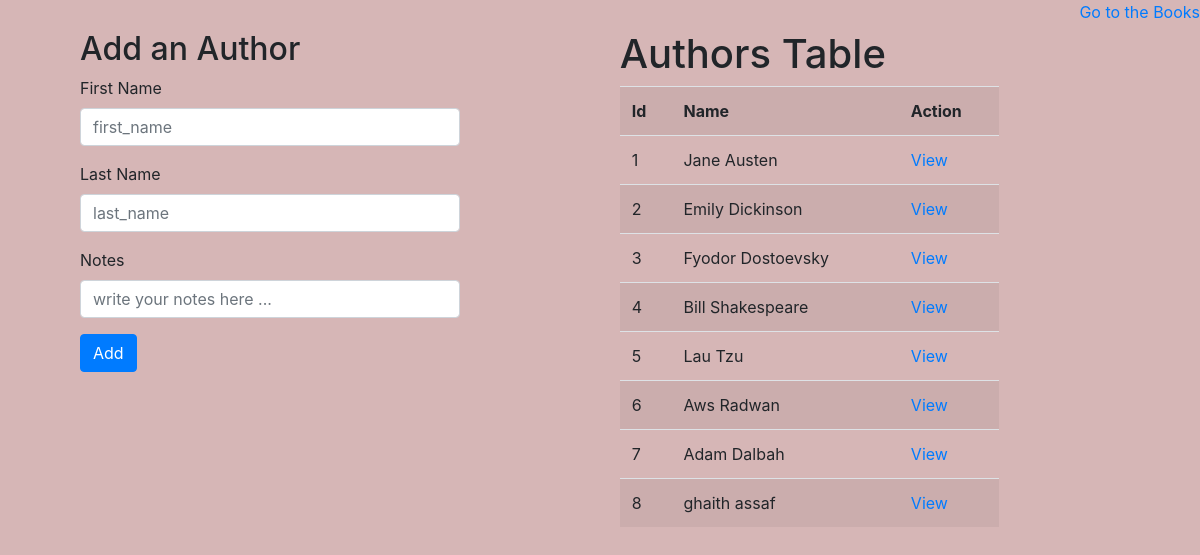
The page / on the database its author committed.
### books_authors_app/models.py (models this page shows)
class Author(models.Model):
    first_name = models.CharField(max_length=255)
    last_name = models.CharField(max_length=255)
    notes = models.TextField(null=True)
    created_at = models.DateTimeField(auto_now_add=True)
    updated_at = models.DateTimeField(auto_now=True)

### books_authors_app/views.py (the view)
# urls.py: path('', views.author_page),
def author_page(request):
    context = {
        'author': Author.objects.all(),
        'book': Book.objects.all()
    }
    return render(request, 'add_author.html', context)

### books_authors_app/templates/add_author.html (shortened to what this page needs)
<!DOCTYPE html>
<html lang="en">
<head>
    <link rel="stylesheet" href="https://maxcdn.bootstrapcdn.com/bootstrap/4.0.0/css/bootstrap.min.css">
</head>
<body>
    <article>
        <section>
            <h2>Add an Author</h2>
            <form action="author" method="POST">
                <div class="form-group">
                    <label for="exampleFormControlInput1">First Name</label>
                    <input type="text" class="form-control" name="first_name" id="exampleFormControlInput1" placeholder="first_name">
                </div>
                <div class="form-group">
                    <label for="exampleFormControlInput1">Last Name</label>
                    <input type="text" class="form-control" name="last_name" id="exampleFormControlInput1" placeholder="last_name">
                </div>
                <div class="form-group">
                    <label for="exampleFormControlInput1">Notes</label>
                    <input type="text" class="form-control" name="notes" id="exampleFormControlInput1" placeholder="write your notes here ...">
                </div>
                <button type="submit" class="btn btn-primary">Add</button>
            </form>
        </section>
        <section>
            <h1>Authors Table</h1>
            <table class="table table-striped">
                <tr>
                    <th scope="col">Id</th>
                    <th scope="col">Name</th>
                    <th scope="col">Action</th>
                </tr>
                {% for x in author %}
                <tr>
                    <td> {{ x.id }} </td>
                    <td> {{ x.first_name }} {{ x.last_name }} </td>
                    <td> <a href="/author/{{ x.id }}">View</a> </td>
                </tr>
                {% endfor %}
            </table>
        </section>
        <a href="/gobook">Go to the Books</a>
    </article>
</body>
</html>

### books_authors_app/templates/add_author.html (style rules this page uses)
article { display: flex; }
section { flex: 1; padding: 30px 80px; }
body { background-color: rgb(214, 182, 182); }

### rows shown on the page
Author: id "1", first_name "Jane", last_name "Austen"
Author: id "2", first_name "Emily", last_name "Dickinson"
Author: id "3", first_name "Fyodor", last_name "Dostoevsky"
Author: id "4", first_name "Bill", last_name "Shakespeare"
Author: id "5", first_name "Lau", last_name "Tzu"
Author: id "6", first_name "Aws", last_name "Radwan"
Author: id "7", first_name "Adam", last_name "Dalbah"
Author: id "8", first_name "ghaith", last_name "assaf"
